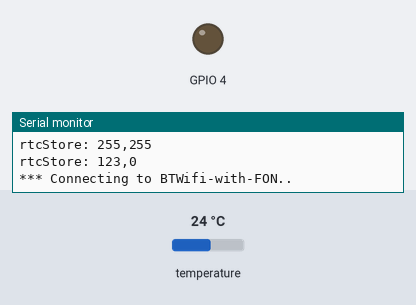
Simulated run of this sketch. Board: ESP8266 (NodeMCU). Parts: output pins drawn as LEDs (lit = HIGH), the last lines printed to the serial monitor. Inputs (shaded band) come from the test bench; at power-on: temperature 24 °C. WiFi joins after 1.5 s; servers stay silent unless stated; uploads are accepted with an empty reply; EEPROM starts erased; pins used as bus, display or sensor lines are not drawn. At 3.0 s the program puts the board to deep sleep or switches it off; the recording ends there.

Above: at 0.1 s.
At 2.05 s:
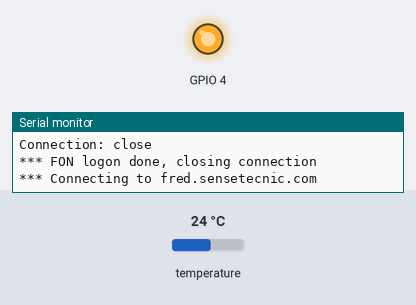
Timing chart, 0 to 3.0 s (numbered marks = the images above):
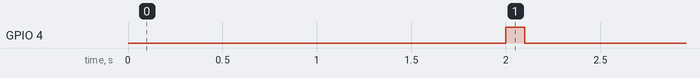

Measured:
- by itself, GPIO 4: LOW → HIGH at 2.0 s, → LOW 0.10 s later

The sketch:

HygrometerOnceADay.ino
```cpp
// (licence header left out)
#include <ESP8266WiFi.h>
#include <WiFiClientSecure.h>
#include <EEPROM.h>
#include <OneWire.h>
#include <DallasTemperature.h> // https://milesburton.com/Dallas_Temperature_Control_Library

// -------------- Customize these values -----------------
const char* fonUserId = "<bt userid>";
const char* fonPassword = "<bt password>";
const char* fredUserId   = "<FRED USERID>";
const char* httpNode = "test1";
// ----------- Customize the above values ----------------

const char* fonssid = "BTWifi-with-FON";
const char* fonHost = "www.btopenzone.com";
const int fonPort = 8443;

const char* host = "fred.sensetecnic.com";

// the httpNode can be shared by lots of sensors so give each a unique id
const char* thisID = "Frobisher-S";

unsigned long oneSecond = 1000 * 1000;
unsigned long sleepTime = 60 * 60 * oneSecond; // 1 hour
//unsigned long sleepTime = 1 * oneSecond;

OneWire oneWire(4); // on GPIO-4
DallasTemperature sensors(&oneWire);

void setup() {
  Serial.begin(115200);
  Serial.println();

  sleep1Day();
  initWifi();
  logonFON();
  sendReading();
  goToSleep();
}

void loop() {
   // should never get here
}

void goToSleep() {
  Serial.print("*** Up time: ");
  Serial.print(millis());
  Serial.print(", deep sleeping for ");
  Serial.print(sleepTime);
  Serial.println(" microseconds...");
  ESP.deepSleep(sleepTime, WAKE_RF_DISABLED); // WiFi radio off
}

void sendReading() {
  Serial.print("*** Connecting to ");
  Serial.print(host);

  WiFiClient client;
  int retries = 15;
  while (!!!client.connect(host, 80) && (retries-- > 0)) {
    Serial.print(".");
  }
  Serial.println();
  if (!!!client.connected()) {
    Serial.println("*** Failed to connect.");
    goToSleep();
  }

  // http://fred.sensetecnic.com/public/torntrousers/soil1?vdd=3.0&soil=123

  int soil = readSoil();
  float temp = readTemp();

  String url = "/public/";
  url += fredUserId;
  url += "/";
  url += httpNode;
  url += "?id=";
  url += thisID;
  url += "&soil=";
  url += soil;
  url += "&temp=";
  url += temp;
  url += "&rssi=";
  url += WiFi.RSSI();
  url += "&uptime=";
  url += millis();

  Serial.print("Requesting URL: ");
  Serial.println(url);

  client.print(String("GET ") + url + " HTTP/1.1\r\n" +
               "Host: " + host + "\r\n" +
               "Connection: close\r\n\r\n");

  retries = 100; // 5 seconds
  while(!!!client.available() && (retries-- > 0)) {
    delay(50);
  }
  // don't need to check for timeout as the next step is sleeping anyway

  while(client.available()){
    Serial.write(client.read());
  }
  Serial.println();
}

void initWifi() {
  Serial.print("*** Connecting to ");
  Serial.print(fonssid);

  WiFi.mode(WIFI_STA);
  WiFi.begin(fonssid);

  int retries = 200; // 20 seconds
  while (WiFi.status() != WL_CONNECTED && (retries-- > 0)) {
    delay(100);
    Serial.print(".");
  }
  Serial.println("");

  if (retries < 1) {
    Serial.println("*** Failed to connect to WiFi");
    goToSleep();
  }

  Serial.print("*** WiFi connected, IP address: ");
  Serial.print(WiFi.localIP());
  Serial.print(" RSSI: ");
  Serial.print(WiFi.RSSI());
  Serial.print(" BSSID: ");
  Serial.println(WiFi.BSSIDstr());
}

void logonFON() {
  WiFiClientSecure client;
  Serial.print("*** Connecting to ");
  Serial.print(fonHost);
  int retries = 5;
  while (!!!client.connect(fonHost, fonPort) && (retries-- > 0)) {
    Serial.print(".");
  }
  Serial.println();
  if (!!!client.connected()) {
    Serial.println("*** Failed to connect to FON");
    goToSleep();
  }

  String url = "/tbbLogon";
  String postData = "username=";
  postData += fonUserId;
  postData += "&password=";
  postData += fonPassword;
  postData += "&xhtmlLogon=https%3A%2F%2Fwww.btopenzone.com%3A8443%2FtbbLogon";

  String request = "POST " + url + " HTTP/1.1\r\n"
                "Host: www.btopenzone.com:8443" + "\r\n"
                "User-Agent: curl/7.30.0\r\n"
                "Accept: */*\r\n"
                "Content-Type: application/x-www-form-urlencoded\r\n"
                "Content-Length: " + postData.length() + "\r\n"
                "\r\n" + postData;

  client.print(request);
  Serial.print(request);

  Serial.print("\n Request sent, receiving response");
  retries = 50 * 20 * 6; // 6 seconds
  while (!!!client.available() && (retries-- > 0)) {
    delay(50);
    Serial.print(".");
  }
  Serial.println();

  while (client.available()) {
    Serial.write(client.read());
  }

  Serial.println("*** FON logon done, closing connection");
  client.stop();
}

int readSoil() {
  pinMode(4, OUTPUT);
  digitalWrite(4, HIGH);
  delay(100);
  int soil = analogRead(A0);
  digitalWrite(4, LOW);
  Serial.print("Soil reading: ");
  Serial.println(soil);
  return soil;
}

float readTemp() {
  sensors.begin();
  sensors.requestTemperatures();
  float temp = sensors.getTempCByIndex(0);
  Serial.print("Temp: ");
  Serial.println(temp);
  return temp;
}

/**
 * The deepSleep time is an uint32 of microseconds so a maximum of 4,294,967,295, about 71 minutes.
 * So to publish a reading once per day needs to sleep for one hour 24 times and keep track of
 * where its up to in RTC memory or EEPROM.
 * (RTC memory is broken, see https://github.com/esp8266/Arduino/issues/619)
 * The WiFi radio is switched off for all but the 24th wakeup to save power
 */
void sleep1Day() {
  byte rtcStore[2];
//  system_rtc_mem_read(64, rtcStore, 2);
  EEPROM.begin(4);
  rtcStore[0] = EEPROM.read(0);
  rtcStore[1] = EEPROM.read(1);
  printRtcStore(rtcStore);

  // 123 in [0] is a marker to detect first use
  if (rtcStore[0] != 123) {
     rtcStore[0] = 123;
     rtcStore[1] = 0;
  } else {
     rtcStore[1] += 1;
  }
  if (rtcStore[1] > 24) {
     rtcStore[1] = 0;
  }
  printRtcStore(rtcStore);
//  system_rtc_mem_write(64, rtcStore, 2);
  EEPROM.write(0, rtcStore[0]);
  EEPROM.write(1, rtcStore[1]);
  EEPROM.end();

  if (rtcStore[1] == 0) {
    return; // a day is up, go do some work
  }

  Serial.print("*** Up time: ");
  Serial.print(millis());
  Serial.print(", deep sleep for ");
  Serial.print(sleepTime/1000000);
  Serial.print(" seconds, with radio ");
  if (rtcStore[1] == 24) {
     Serial.println("on... ");
     ESP.deepSleep(1, WAKE_RF_DEFAULT);
  } else {
     Serial.println("off... ");
     ESP.deepSleep(sleepTime, WAKE_RF_DISABLED);
  }
}

void printRtcStore(byte* rtcStore) {
  Serial.print("rtcStore: ");
  Serial.print(rtcStore[0]);
  Serial.print(",");
  Serial.print(rtcStore[1]);
  Serial.println();
}
```
